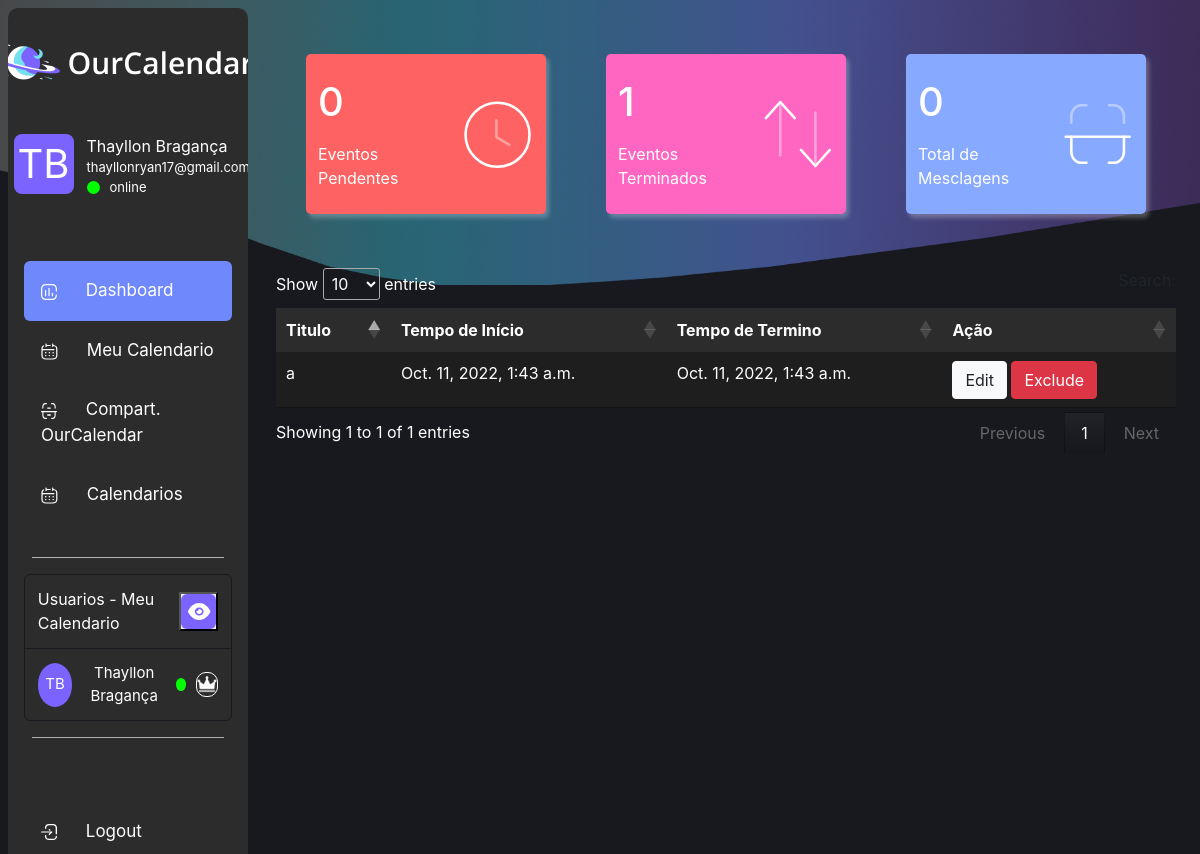
Page /dashboard/ (signed in) on the earlier database version.
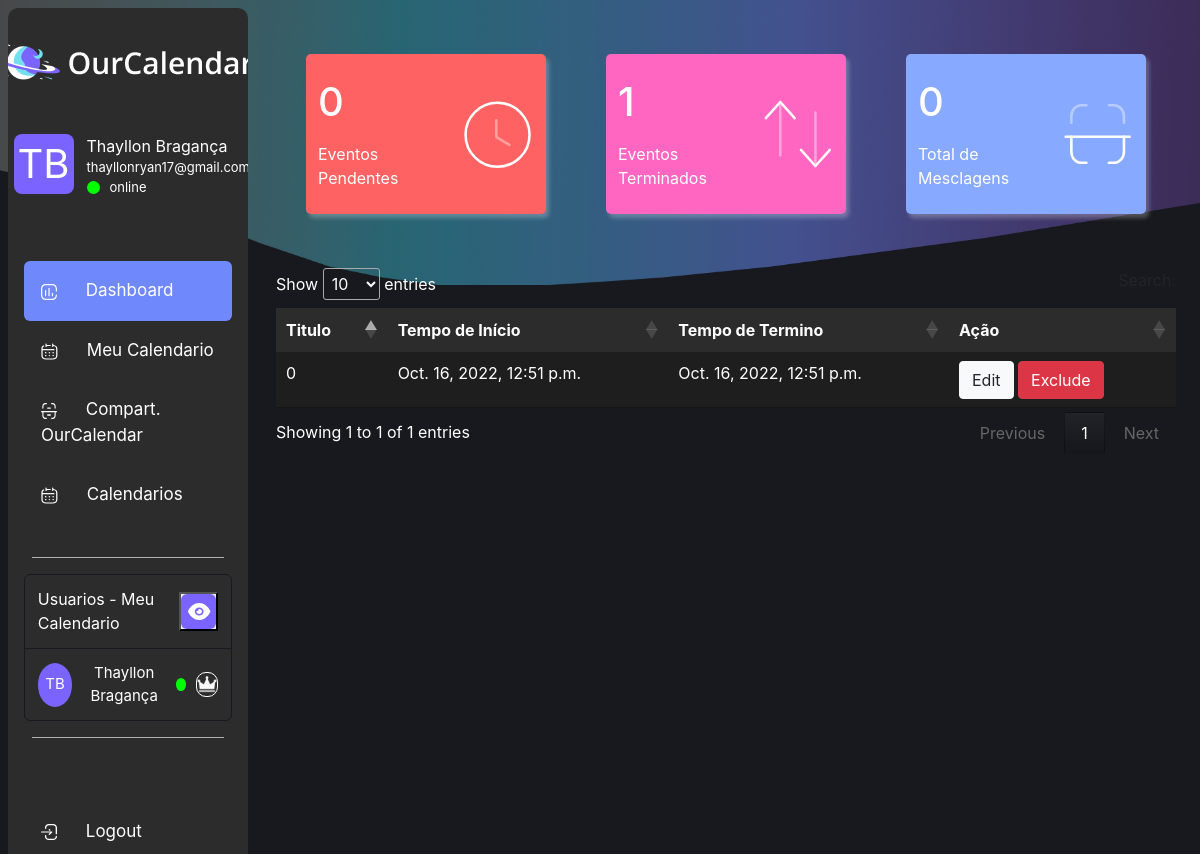
Same page on the later database version.
### users/models.py (models this page shows)
class CustomUser(AbstractBaseUser, PermissionsMixin):
    first_name = models.CharField(blank=False, max_length=255)
    last_name = models.CharField(blank=False, max_length=255)
    email = models.EmailField(_('Email address'), unique=True)
    is_staff = models.BooleanField(default=False)
    is_active = models.BooleanField(default=True)
    date_joined = models.DateTimeField(default=timezone.now)
    USERNAME_FIELD = 'email'
    REQUIRED_FIELD = []
    objects = CustomUserManager()
    def __str__(self):
        return self.email

### ourcalendar/models.py (models this page shows, shortened)
class Events(models.Model):
    name = models.CharField(max_length=255)
    description = models.TextField()
    date_start = models.DateTimeField()
    date_end = models.DateTimeField()
    visible = models.BooleanField(default=True)
    calendar = models.ForeignKey(OurCalendar, on_delete=models.CASCADE)
    origim = models.ForeignKey(OurCalendar,  on_delete=models.CASCADE, related_name="+")
    unic_code = models.CharField(max_length=255, blank=True)
    access = models.CharField(max_length=255, choices=ACCESS, blank=False, null=False)

### ourcalendar/views/viewDashboard.py (the view, shortened to what this page needs)
# urls.py: path("dashboard/", views.TemplateDashboard.as_view(), name='dashboard'),
class TemplateDashboard(LoginRequiredMixin, View):
    template_name = 'template/dashboard.html'
    login_url = '/account/'
    def get(self, request, *args, **kwargs):
        calendar = OurCalendar.objects.get(user=request.user)
        qnt_events = len(Events.objects.filter(calendar=calendar, date_end__gte=datetime.datetime.now()))
        qnt_end = len(Events.objects.filter(calendar=calendar, date_end__lte=datetime.datetime.now()))
        events = Events.objects.filter(calendar=calendar)
        user_ = CustomUser.objects.get(email=request.user)
        picture_profile = user_.first_name[0]
        users = CalendarFollow.objects.all().prefetch_related("follower").filter(calendar = calendar).order_by('id')[:2]
        user_main = CustomUser.objects.get(email = calendar.user.email)
        users_list = []
        users_list.append({
                    "first_name": user_main.first_name,
                    "last_name": user_main.last_name,
                    "main": True,
                    })
        context = {
                    'user_info':user_,
                    "pictureProfile":picture_profile,
                    'merged':calendar.qnt_merge,
                    'active':qnt_events,
                    'ending':qnt_end,
                    'events': events,
                    "belongs":"Meu Calendario",
                    "users":users_list
                    }
        return render(request, self.template_name, context)

### templates/template/dashboard.html (shortened to what this page needs)
{% extends "base.html" %}
{% load static %}
{% load crispy_forms_tags %}
{% block pagestatic %}
    <link href='{% static "css/dashboard.css" %}' rel='stylesheet' />
{%  endblock %}
{% block content %}
    <div class="content-dashboard">
        <div class="display-info">
            <div class="card-item in-time">
                <div class="item-text">
                    <p><h1>{{active}}</h1></p>
                    <p>Eventos Pendentes</p>
                </div>
                <div class="item-icon">
                </div>
            </div>
            <div class="card-item out-time">
                <div class="item-text">
                    <p><h1>{{ending}}</h1></p>
                    <p>Eventos Terminados</p>
                </div>
                <div class="item-icon">
                </div>
            </div>
            <div class="card-item merged">
                <div class="item-text">
                    <p><h1>{{merged}}</h1></p>
                    <p>Total de Mesclagens</p>
                </div>
                <div class="item-icon">
                </div>
            </div>
        </div>
        <table id = "table" class = "table table-bordered">
            <thead class="head ">
                <tr>
                    <th>Titulo</th>
                    <th>Tempo de Início</th>
                    <th>Tempo de Termino</th>
                    <th>Ação</th>
                </tr>
            </thead>
            <tbody>
                {% for event in events %}
                <tr>
                    <td>{{event.name}}</td>
                    <td>{{event.date_start}}</td>
                    <td>{{event.date_end}}</td>
                    <td>
                        <button type="button" data-attr="edit" id="{{event.id}}" class="btn btn-light">Edit</button>
                        <button type="button" data-attr="exclude" id="{{event.id}}" class="btn btn-danger">Exclude</button>
                    </td>
                </tr>
                {% endfor %}
            </tbody>
        </table>
    </div>
{% endblock %}

### templates/base.html (shortened to what this page needs)
{% load static %}
{% url 'cart:home' as cart_url %}
<!DOCTYPE html>
<html lang="pt-BR">
<head>
    <link rel="stylesheet" href="https://cdn.jsdelivr.net/npm/bootstrap@4.6.0/dist/css/bootstrap.min.css">
    <link rel="stylesheet" href="{% static 'css/template.css' %}">
    <link href='{% static "lib/main.css" %}' rel='stylesheet' />
    <link rel="stylesheet" href="{% static 'css/style.css' %}">
    <link rel = "stylesheet" type = "text/css" href = "https://cdn.datatables.net/1.11.5/css/jquery.dataTables.min.css"/>
    {% block pagestatic %}
    {% endblock %}
</head>
<body>
    <div class="container-fluid d-flex container-main" style="background-image:url({% static 'img/rectangle.png' %}); background-size:100%; background-repeat:no-repeat;">
        <nav class="navbar-vertical">
            <div class="calendar-icon">
                <img src="{% static 'img/Calendar.png' %}" alt="" srcset="">
            </div>
            <div class="menu-profile">
                <div class="picture-profile">
                    {{user_info.first_name|make_list|first}}{{user_info.last_name|make_list|first}}
                </div>
                <div class="info-profile">
                    <ul>
                        <li>{{user_info.first_name}} {{user_info.last_name}}</li></li>
                        <li class="email">{{ user_info.email }}</li>
                        <li><div class="status-profile"></div>online</li>
                    </ul>
                </div>
            </div>
            <div class="menu-itens">
                <ul>
                    <a href="{% url 'ourcalendar:dashboard' %}">
                        <li class="">
                            Dashboard
                        </li>
                    </a>
                    <a href="{% url 'ourcalendar:template' %}">
                        <li class="">
                            Meu Calendario
                        </li>
                    </a>
                    <a href="{% url 'ourcalendar:share' %}">
                        <li>
                                Compart. OurCalendar
                        </li>
                    </a>
                    <a href="{% url 'ourcalendar:calendars' %}">
                        <li>
                                Calendarios
                        </li>
                    </a>
                </ul>
            </div>
            <div class="hr-style">
                <hr>
            </div>
            <div class="user-views">
                <div class="footer-user">
                    Usuarios - {{belongs}}
                    <button id="">
                        <div class="show-user">
                        </div>
                    </button>
                </div>
                {%for user in users%}
                <div class="info-user">
                    <div class="user-icon">
                        {{user.first_name|make_list|first}}{{user.last_name|make_list|first}}
                    </div>
                    {{user.first_name}}  {{user.last_name}} <div class="status-profile"></div>
                        <div class="merge">
                    </div>
                </div>
                {%endfor%}
            </div>
            <div class="hr-style">
                <hr>
            </div>
            <div class="menu-itens">
                <ul>
                    <a href="account/logout">
                        <li>
                            Logout
                        </li>
                    </a>
                </ul>
            </div>
        </nav>
        <div class="container-fluid content">
            {% block content %}
            {% endblock %}
        </div>
    </div>
</body>
</html>

Differences in the rows shown:
removed Events: name "a", date_start "Oct. 11, 2022, 1:43 a.m.", date_end "Oct. 11, 2022, 1:43 a.m."
added Events: name "0", date_start "Oct. 16, 2022, 12:51 p.m.", date_end "Oct. 16, 2022, 12:51 p.m."
